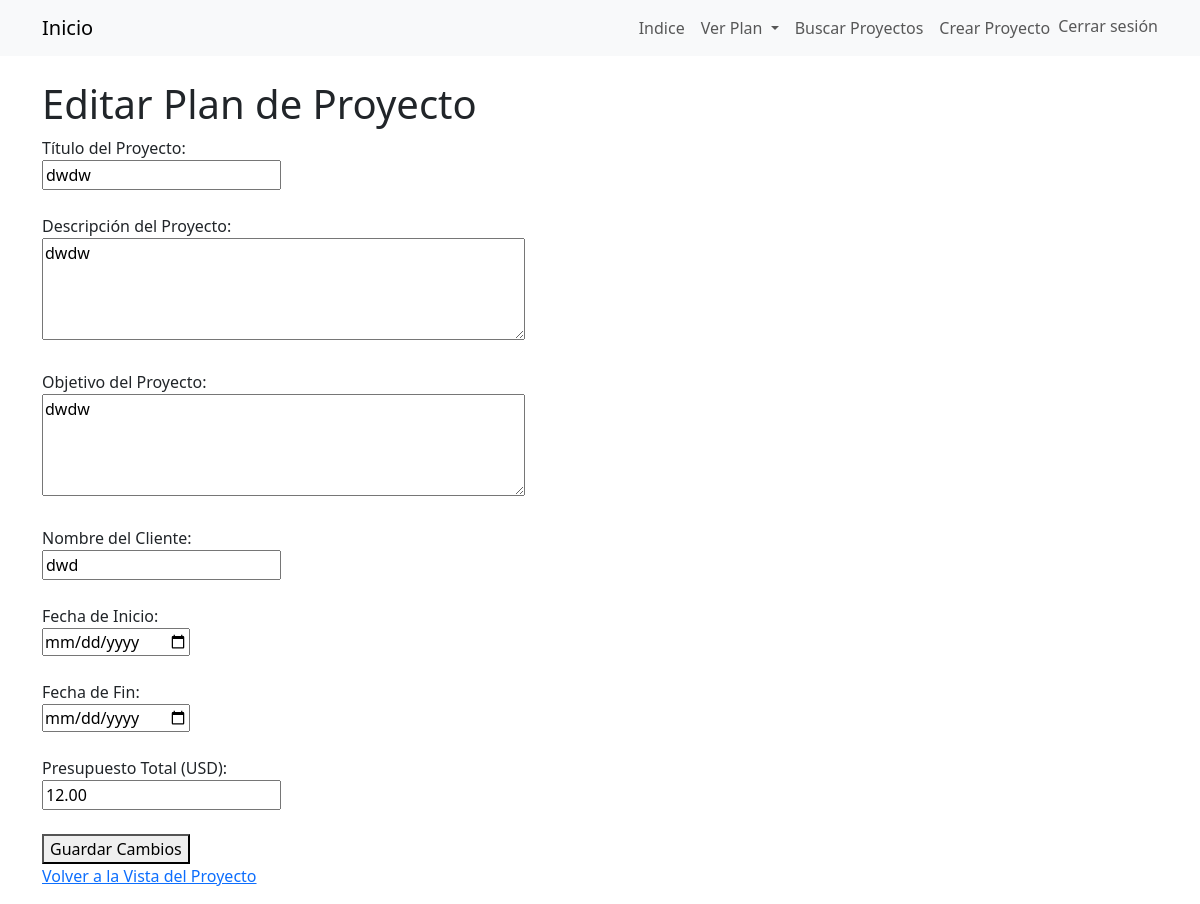
Page /project-plan/13/edit/ (signed in) on the committed database.
### creadorAPP/models.py (models this page shows, shortened)
class ProjectPlan(models.Model):
    created_by = models.ForeignKey(User, on_delete=models.CASCADE)
    title = models.CharField(max_length=100)
    description = models.TextField()
    objetive = models.TextField()
    clientName = models.CharField(max_length=50)
    startDate = models.DateField()
    endDate = models.DateField()
    presupuestoTotal = models.DecimalField(
        max_digits=12,
        decimal_places=2,
        null=True,
        blank=True,
        help_text="Presupuesto total del proyecto en USD."
        )

### creadorAPP/views.py (the view)
# urls.py: path('project-plan/<int:project_id>/edit/', views.edit_project_plan, name='edit_project_plan'),
@login_required
def edit_project_plan(request, project_id):
    project = get_object_or_404(ProjectPlan, id=project_id)
    if request.method == 'POST':
        form = ProjectPlanForm(request.POST, instance=project)
        if form.is_valid():
            form.save()
            messages.success(request, "El proyecto ha sido actualizado exitosamente.")
            return redirect('view_project_plan', project_id=project.id)
    else:
        form = ProjectPlanForm(instance=project)
    return render(request, 'projects/edit_project_plan.html', {'form': form, 'project': project, 'project_id': project_id})

### creadorAPP/forms.py (shortened to what this page needs)
class ProjectPlanForm(forms.ModelForm):
    class Meta:
        model = ProjectPlan
        fields = ['title', 'description', 'objetive', 'clientName','startDate', 'endDate', 'presupuestoTotal']
        widgets = {
            'description': forms.Textarea(attrs={'rows': 4, 'placeholder': 'Descripción del proyecto...'}),
            'objetive': forms.Textarea(attrs={'rows': 4, 'placeholder': 'Objetivo del proyecto...'}),
            'startDate': forms.DateInput(attrs={'type': 'date'}),
            'endDate': forms.DateInput(attrs={'type': 'date'}),
            'presupuestoTotal': forms.NumberInput(attrs={'placeholder': 'Presupuesto en USD'}),
        }
        labels = {
            'title': 'Título del Proyecto',
            'description': 'Descripción',
            'objetive': 'Objetivo',
            'clientName': 'Nombre del Cliente',
            'startDate': 'Fecha de Inicio',
            'endDate': 'Fecha de Fin',
            'presupuestoTotal': 'Prespuesto Total (USD)',
        }

### creadorAPP/templates/projects/edit_project_plan.html (shortened to what this page needs)
{% extends 'base.html' %}
{% block content %}
  <body>
    <h1>Editar Plan de Proyecto</h1>
    <form method="POST">
      <label for="id_title">Título del Proyecto:</label><br />
      <input
        type="text"
        id="id_title"
        name="title"
        value="{{ form.title.value|default_if_none:'' }}"
        maxlength="100"
      /><br /><br />
      <label for="id_description">Descripción del Proyecto:</label><br />
      <textarea id="id_description" name="description" rows="4" cols="50">
{{ form.description.value|default_if_none:'' }}</textarea
      ><br /><br />
      <label for="id_objetive">Objetivo del Proyecto:</label><br />
      <textarea id="id_objetive" name="objetive" rows="4" cols="50">
{{ form.objetive.value|default_if_none:'' }}</textarea
      ><br /><br />
      <label for="id_clientName">Nombre del Cliente:</label><br />
      <input
        type="text"
        id="id_clientName"
        name="clientName"
        value="{{ form.clientName.value|default_if_none:'' }}"
        maxlength="50"
      /><br /><br />
      <label for="id_startDate">Fecha de Inicio:</label><br />
      <input
        type="date"
        id="id_startDate"
        name="startDate"
        value="{{ form.startDate.value|default_if_none:'' }}"
      /><br /><br />
      <label for="id_endDate">Fecha de Fin:</label><br />
      <input
        type="date"
        id="id_endDate"
        name="endDate"
        value="{{ form.endDate.value|default_if_none:'' }}"
      /><br /><br />
      <label for="id_presupuestoTotal">Presupuesto Total (USD):</label><br>
<input type="number" id="id_presupuestoTotal" name="presupuestoTotal" step="0.01" value="{{ form.presupuestoTotal.value }}"><br><br>
      <button type="submit">Guardar Cambios</button>
    </form>
    <p>
      <a href="{% url 'view_project_plan' project_id=project.id %}"
        >Volver a la Vista del Proyecto</a
      >
    </p>
  </body>
{% endblock %}

### rows in the picture
ProjectPlan: title "dwdw", description "dwdw", objetive "dwdw", clientName "dwd", presupuestoTotal "12.00"
